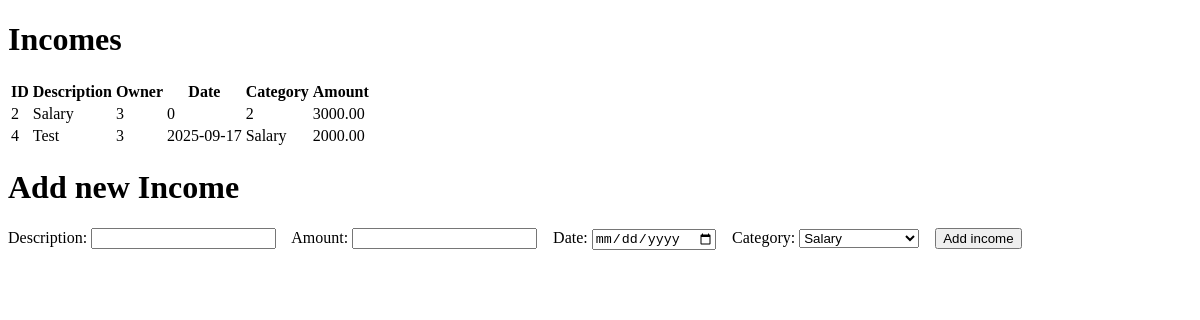
Before: /income (signed in) with the older database file.
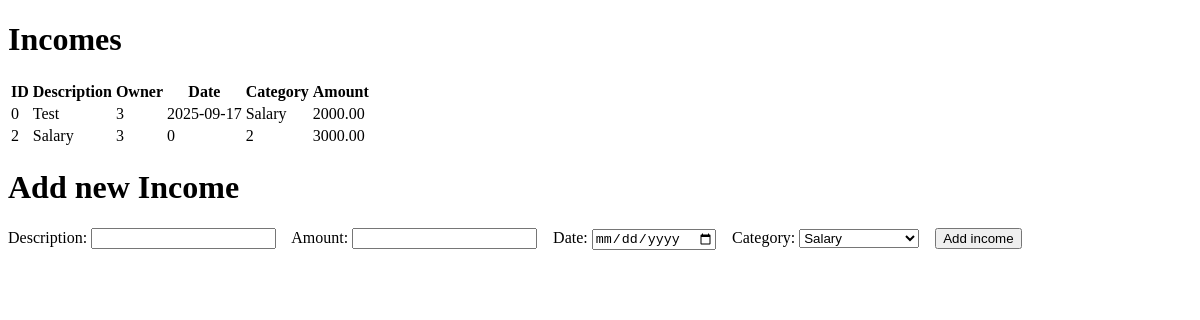
After: the same page with the newer database file.
### models.py (models this page shows)
class Transaction(Base):
    __tablename__ = 'transaction'
    id = Column(Integer, primary_key=True)
    description = Column(String(100))
    category = Column(ForeignKey('category.id', ondelete='CASCADE'))
    date = Column(Integer)
    owner = Column(ForeignKey('user.id', ondelete='CASCADE'))
    type = Column(Integer)
    amount = Column(Integer)

### app.py (the view, shortened to what this page needs)
@app.route('/income', methods=['GET', 'POST'])
def get_all_income123():
    if 'user_id' in session:
        init_db()
        if request.method == 'GET':
            res = list(db_session.execute(
                select(models.Transaction).filter_by(owner=session['user_id'], type=INCOME)).scalars().all())
            categories_system = list(db_session.execute(
                select(models.Category).filter_by(owner=1)).scalars().all())
            categories_user = list(db_session.execute(
                select(models.Category).filter_by(owner=session['user_id'])).scalars().all())
            return render_template("dashboard-incomes.html", transactions=res, categories_system = categories_system, categories_user=categories_user)
    else:
        return redirect('/login')

### database.py (called while the page is built)
def init_db():
    import models
    Base.metadata.create_all(bind=engine)

### templates/dashboard-incomes.html (shortened to what this page needs)
<!DOCTYPE html>
<html lang="ru">
<head>
</head>
<body>
<h1>Incomes</h1>
{% if transactions %}
    <table>
        <thead>
        <tr>
            <th>ID</th>
            <th>Description</th>
            <th>Owner</th>
            <th>Date</th>
            <th>Category</th>
            <th>Amount</th>
        </tr>
        </thead>
        <tbody>
        {% for t in transactions %}
            <tr>
                <td>{{ t.id }}</td>
                <td>{{ t.description or '' }}</td>
                <td>{{ t.owner }}</td>
                <td>{{ t.date_str or t.date }}</td>
                <td>{{ t.category }}</td>
                <td>{{ '%.2f'|format(t.amount) if t.amount is not none else '—' }}</td>
            </tr>
        {% endfor %}
        </tbody>
    </table>
{% else %}
    <p>No incomes yet</p>
{% endif %}
<h1>Add new Income</h1>
<form action="/spend" method="post" autocomplete="off">
  <label>Description:
    <input type="text" name="description">
  </label>
  <label>Amount:
    <input type="number" name="amount" step="0.01" required>
  </label>
  <label>Date:
    <input type="date" name="date" required>
  </label>
  <label>Category:
    <select name="category" required>
      {% if categories_system or categories_user %}
        {% if categories_system %}
          <optgroup label="System">
            {% for c in categories_system %}
              <option value="{{ c.id }}">{{ c.name }}</option>
            {% endfor %}
          </optgroup>
        {% endif %}
      {% else %}
        <option value="" disabled selected>No categories</option>
      {% endif %}
    </select>
  </label>
  <button type="submit">Add income</button>
</form>
</body>
</html>

Changed rows visible on the page:
removed Transaction: id "4", description "Test", owner "3", date "2025-09-17", category "Salary", amount "2000.00"
added Transaction: id "0", description "Test", owner "3", date "2025-09-17", category "Salary", amount "2000.00"
